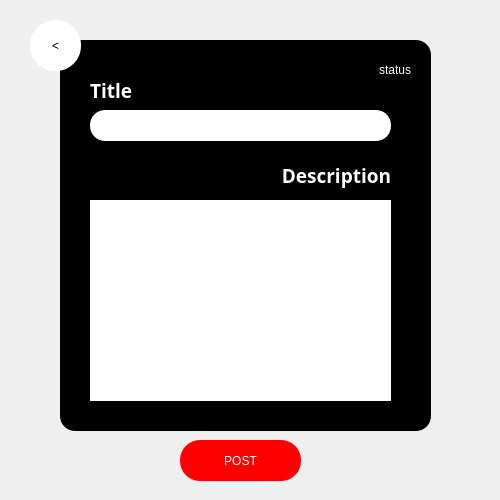
<?xml version="1.0" encoding="UTF-8"?>
<ui version="4.0">
 <class>Announcement</class>
 <widget class="QDialog" name="Announcement">
  <property name="geometry">
   <rect>
    <x>0</x>
    <y>0</y>
    <width>500</width>
    <height>500</height>
   </rect>
  </property>
  <property name="windowTitle">
   <string>Dialog</string>
  </property>
  <widget class="QPushButton" name="pushButton_2">
   <property name="geometry">
    <rect>
     <x>180</x>
     <y>440</y>
     <width>121</width>
     <height>41</height>
    </rect>
   </property>
   <property name="styleSheet">
    <string notr="true">QPushButton {
background-color: red; 
border-radius: 20px;
color: white; 
}</string>
   </property>
   <property name="text">
    <string>POST</string>
   </property>
  </widget>
  <widget class="QGroupBox" name="groupBox">
   <property name="geometry">
    <rect>
     <x>60</x>
     <y>40</y>
     <width>371</width>
     <height>391</height>
    </rect>
   </property>
   <property name="styleSheet">
    <string notr="true">QGroupBox {
background-color: black; 
border-radius: 15px; 
}</string>
   </property>
   <property name="title">
    <string/>
   </property>
   <widget class="QLabel" name="label">
    <property name="geometry">
     <rect>
      <x>30</x>
      <y>40</y>
      <width>71</width>
      <height>21</height>
     </rect>
    </property>
    <property name="font">
     <font>
      <family>Montserrat</family>
      <pointsize>14</pointsize>
      <bold>true</bold>
     </font>
    </property>
    <property name="styleSheet">
     <string notr="true">QLabel {
color: white; 
}</string>
    </property>
    <property name="text">
     <string>Title</string>
    </property>
   </widget>
   <widget class="QLineEdit" name="lineEdit">
    <property name="geometry">
     <rect>
      <x>30</x>
      <y>70</y>
      <width>301</width>
      <height>31</height>
     </rect>
    </property>
    <property name="styleSheet">
     <string notr="true">QLineEdit {
border-radius: 15px; 
padding-left: 10px; 
}</string>
    </property>
   </widget>
   <widget class="QLabel" name="label_2">
    <property name="geometry">
     <rect>
      <x>110</x>
      <y>120</y>
      <width>221</width>
      <height>31</height>
     </rect>
    </property>
    <property name="font">
     <font>
      <family>Montserrat</family>
      <pointsize>14</pointsize>
      <bold>true</bold>
     </font>
    </property>
    <property name="styleSheet">
     <string notr="true">QLabel {
color: white; 
}</string>
    </property>
    <property name="text">
     <string>Description</string>
    </property>
    <property name="alignment">
     <set>Qt::AlignmentFlag::AlignRight|Qt::AlignmentFlag::AlignTrailing|Qt::AlignmentFlag::AlignVCenter</set>
    </property>
   </widget>
   <widget class="QTextEdit" name="textEdit">
    <property name="geometry">
     <rect>
      <x>20</x>
      <y>150</y>
      <width>321</width>
      <height>221</height>
     </rect>
    </property>
    <property name="styleSheet">
     <string notr="true">QTextEdit {
border-radius: 15px; 
padding: 10px; 
}</string>
    </property>
   </widget>
   <widget class="QLabel" name="label_3">
    <property name="geometry">
     <rect>
      <x>250</x>
      <y>20</y>
      <width>101</width>
      <height>20</height>
     </rect>
    </property>
    <property name="styleSheet">
     <string notr="true">QLabel {
color: white; 
}</string>
    </property>
    <property name="text">
     <string>status</string>
    </property>
    <property name="alignment">
     <set>Qt::AlignmentFlag::AlignRight|Qt::AlignmentFlag::AlignTrailing|Qt::AlignmentFlag::AlignVCenter</set>
    </property>
   </widget>
  </widget>
  <widget class="QPushButton" name="pushButton">
   <property name="geometry">
    <rect>
     <x>30</x>
     <y>20</y>
     <width>51</width>
     <height>51</height>
    </rect>
   </property>
   <property name="styleSheet">
    <string notr="true">QPushButton {
background-color: white; 
border-radius: 25px; 
	color: rgb(0, 0, 0);
}</string>
   </property>
   <property name="text">
    <string>&lt;</string>
   </property>
  </widget>
 </widget>
 <resources/>
 <connections/>
</ui>
